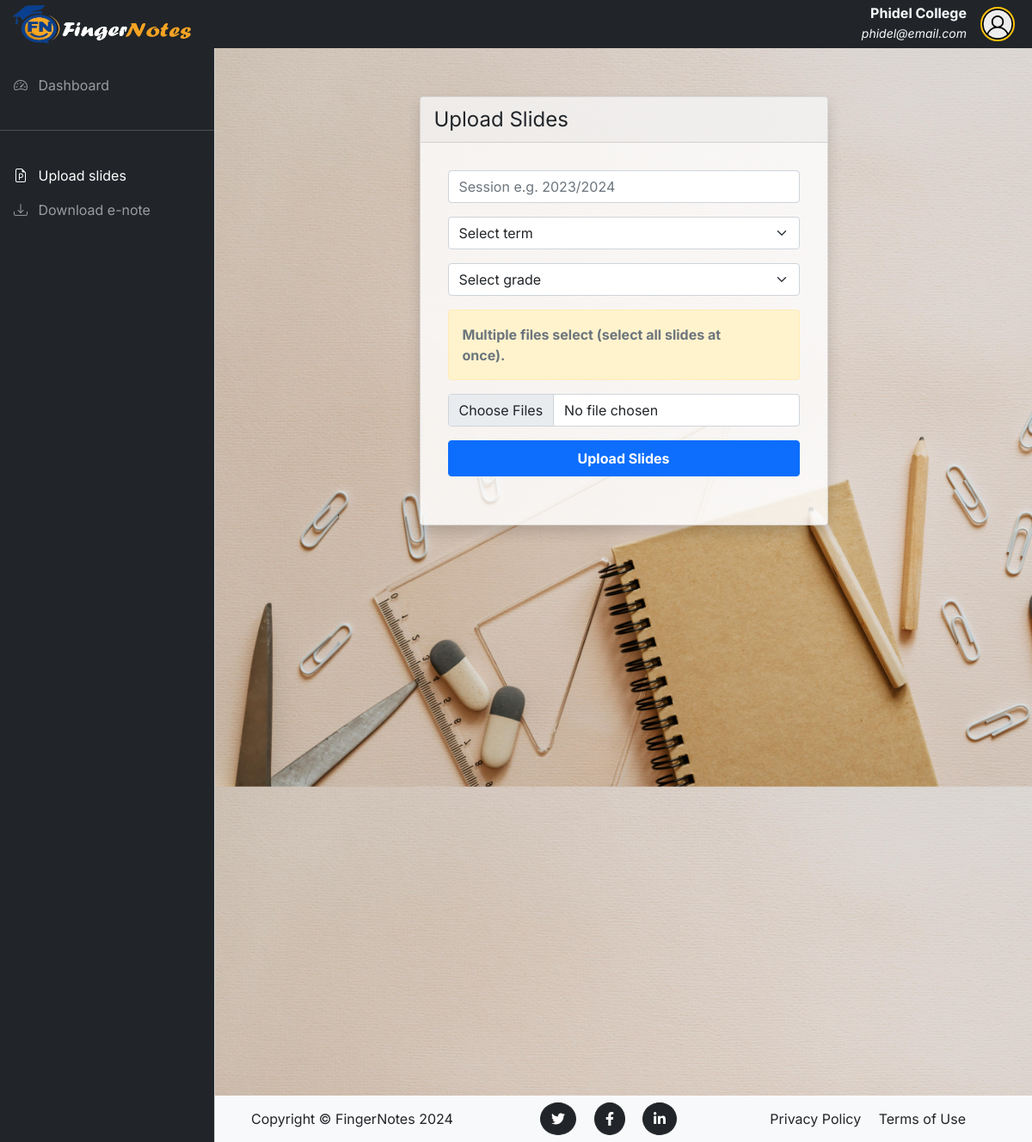
Screenshot of /upload (signed in) with the database file from the repository.
### fingerNotes/models.py (models this page shows, shortened)
class User(db.Model, UserMixin):
    __tablename__ = 'users'
    id = db.Column(db.Integer, primary_key=True)
    school_name = db.Column(db.String(120), nullable=False)
    email = db.Column(db.String(120), nullable=False, unique=True)
    country = db.Column(db.String(100), nullable=False)
    image_file = db.Column(db.String(20), nullable=False, default='default.png')
    password = db.Column(db.String(60), nullable=False)
    telephone_no = db.Column(db.String(14))
    school_address = db.Column(db.String(255))
    school_website = db.Column(db.String(255))
    upload_infos = db.relationship('UploadInfo', backref='user', lazy=True, cascade='all, delete-orphan')
    enotes = db.relationship('UploadEnote', backref='user', lazy=True, cascade='all, delete-orphan')

### fingerNotes/routes.py (the view)
@app.route("/upload", methods=["GET", "POST"])
@login_required
def upload():
    form = UserUploadForm(term=0, grade=0)
    if form.validate_on_submit():
        session = form.session.data
        term = form.term.data
        grade = form.grade.data
        files = form.slides.data
        try:
            if files:
                for file in files:
                    if not allowed_file(file):
                        flash("Extension not supported. Upload only .ppsx or .ppsm files", "warning")
                        return redirect(url_for("upload"))
                upload = UploadInfo(
                    session=session,
                    term=term,
                    grade=grade,
                    user_id=current_user.id
                )
                db.session.add(upload)
                db.session.flush()  # Flush to get the `upload.id` without committing
                file_objects = []
                for file in files:
                    ppsx_fn = save_ppsx(file, current_user.school_name)
                    new_file = File(ppsx_file=ppsx_fn, upload_id=upload.id)
                    file_objects.append(new_file)
                db.session.add_all(file_objects)
                db.session.commit()
                flash("Slides uploaded successfully!", "success")
                return redirect(url_for("upload"))
            else:
                flash("No slide(s) selected!", "warning")
        except Exception as e:
            db.session.rollback()
            flash(f"An error occurred: {str(e)}", "danger")
    else:
        print('Form validation failed')
        for field, errors in form.errors.items():
            for error in errors:
                flash(f"Error in the {getattr(form, field).label.text} field - {error}", "danger")
    return render_template("upload.html", form=form)

### fingerNotes/forms.py
class UserUploadForm(FlaskForm):
    session = StringField('Session', validators=[DataRequired()], render_kw={"placeholder": "Session e.g. 2023/2024"})
    term = SelectField('Term', validators=[DataRequired()],
                        choices=[("", "Select term"), ("First term", "First term"), ("Second term", "Second term"), ("Third term", "Third term")])
    grade = SelectField('Grade', validators=[DataRequired()],
                        choices=[("", "Select grade"), ("Grade 7", "Grade 7"), ("Grade 8", "Grade 8"), ("Grade 9", "Grade 9"), ("Grade 10", "Grade 10"), ("Grade 11", "Grade 11"), ("Grade 12", "Grade 12")])
    slides = MultipleFileField('Slides', validators=[DataRequired()], render_kw={"multiple": True})
    submit = SubmitField('Upload Slides')

### fingerNotes/models.py (called while the page is built)
@login_manager.user_loader
def load_user(user_id):
    return User.query.get(int(user_id))

### fingerNotes/templates/upload.html (shortened to what this page needs)
{% extends 'base.html' %}
{% set active_page = "upload" %}
{% block content %}
    <fieldset class="card pb-4 mb-5 mt-5 col-11 col-sm-9 col-md-8 col-xl-6 mx-auto shadow" style="background-color: #ffffffd0;">
        <legend class="card-header">Upload Slides</legend>
        <div class="card-body">
            <form class="card-body" method="post" action="" enctype="multipart/form-data">
                <div class="mb-3">
                    {{ form.session(class="form-control custom-input") }}
                </div>
                <div class="mb-3">
                    {{ form.term(class="form-select custom-input") }}
                </div>
                <div class="mb-3">
                    {{ form.grade(class="form-select custom-input") }}
                </div>
                <div class="alert alert-warning alert-dismissible text-secondary fw-bold">
                    Multiple files select (select all slides at once).
                </div>
                {{ form.slides(class="form-control mb-3 custom-input", accept=".ppsx,.ppsm") }}
                {{ form.submit(class="btn btn-primary col-12 fw-bold p-2 shadow-none") }}
            </form>
        </div>
    </fieldset>
{% endblock %}

### fingerNotes/templates/base.html (shortened to what this page needs)
<!DOCTYPE html>
<html lang="en">
    <head>
        <link rel="stylesheet" type="text/css" href="{{ url_for('static', filename='css/dBaord_css/bootstrap.min.css') }}" />
        <link
            rel="stylesheet"
            href="https://cdn.jsdelivr.net/npm/bootstrap-icons@1.4.1/font/bootstrap-icons.css"
        />
        <link rel="stylesheet" type="text/css" href="{{ url_for('static', filename='css/dBaord_css/dataTables.bootstrap5.min.css') }}" />
        <link rel="stylesheet" type="text/css" href="{{ url_for('static', filename='css/dBaord_css/style.css') }}" />
    </head>
    <body>
        <nav class="navbar navbar-expand-lg navbar-light bg-dark fixed-top py-0">
            <div class="container-fluid">
                <a
                class="navbar-brand me-auto ms-lg-0 ms-3 mx-sm-auto"
                href="{{ url_for('homepage')}}"
                ><img style="width: 210px;height: 45px;" src="{{ url_for('static', filename='img/navbar-logo.png') }}" alt=""></a>
                <div class="collapse navbar-collapse" id="topNavBar">
                    <div class="d-block ms-auto my-lg-0">
                        <h6 class="text-end text-light fw-bolder mb-0">{{ current_user.school_name }}</h6>
                        <em class="text-light"><small>{{ current_user.email }}</small></em>
                    </div>
                    <ul class="navbar-nav">
                        <li class="nav-item dropdown">
                            <a
                                class="nav-link ms-2"
                                href="#"
                                role="button"
                                data-bs-toggle="dropdown"
                                aria-expanded="false"
                            >
                                <img class="rounded-circle border border-2 border-warning" src="{{ url_for('static', filename='img/profile_pics/' + current_user.image_file) }}" width="40px" alt="">
                            </a>
                        </li>
                    </ul>
                </div>
            </div>
        </nav>
        <div
        class="offcanvas offcanvas-start sidebar-nav bg-dark"
        tabindex="-1"
        id="sidebar"
        >
            <div class="offcanvas-body p-0">
                <nav class="navbar-dark">
                    <ul class="navbar-nav">
                        <br>
                        <li>
                            <a href="{{ url_for('dashboard') }}" class="nav-link px-3 {{'active' if active_page == 'dashboard'}}">
                                <span class="me-2"><i class="bi bi-speedometer2"></i></span>
                                <span>Dashboard</span>
                            </a>
                        </li>
                        <li class="my-4"><hr class="dropdown-divider bg-light" /></li>
                        <li>
                            <a href="{{ url_for('upload') }}" class="nav-link px-3 {{'active' if active_page == 'upload'}}">
                                <span class="me-2"><i class="bi bi-file-earmark-ppt"></i></span>
                                <span>Upload slides</span>
                            </a>
                        </li>
                        <li>
                            <a href="{{ url_for('enote_download') }}" class="nav-link px-3 {{'active' if active_page == 'download'}}">
                                <span class="me-2"><i class="bi bi-download"></i></span>
                                <span>Download e-note</span>
                            </a>
                        </li>
                    </ul>
                </nav>
            </div>
        </div>
        <main class="mt-5 pt-3" style="background-image: url(../static/img/backgroundimg.jpg);background-size: 1300px;">
            {% block content %}
            {% endblock %}
            <footer class="footer mt-10 py-2 text-center bg-light me-auto foot">
                <div class="container">
                    <div class="row align-items-center ">
                        <div class="col-lg-3 text-lg-start">Copyright &copy; FingerNotes 2024</div>
                        <div class="col-lg-3 my-3 my-lg-0">
                            <a class="btn btn-dark btn-social rounded-circle mx-2" href="#!" aria-label="Twitter"><i class="fab fa-twitter"></i></a>
                            <a class="btn btn-dark btn-social rounded-circle mx-2" href="#!" aria-label="Facebook"><i class="fab fa-facebook-f"></i></a>
                            <a class="btn btn-dark btn-social rounded-circle mx-2" href="#!" aria-label="LinkedIn"><i class="fab fa-linkedin-in"></i></a>
                        </div>
                        <div class="col-lg-3 text-lg-end">
                            <a class="link-dark text-decoration-none me-3" href="#!">Privacy Policy</a>
                            <a class="link-dark text-decoration-none" href="#!">Terms of Use</a>
                        </div>
                    </div>
                </div>
            </footer>
        </main>
    </body>
</html>

### fingerNotes/static/css/dBaord_css/style.css (style rules this page uses)
body, button { font-family: "Inter", sans-serif; }
:root { --offcanvas-width: 250px; --topNavbarHeight: 55px; }
.sidebar-nav { width: var(--offcanvas-width); }
@media (min-width: 992px) { body { overflow: auto !important; } }
@media (min-width: 992px) { main { margin-left: var(--offcanvas-width); min-height: 160vh; } }
@media (min-width: 992px) { .sidebar-nav { -webkit-transform: none; transform: none; visibility: visible !important; height: calc(100% - var(--topNavbarHeight)); top: var(--topNavbarHeight); } }
.foot { position: fixed; left: 50; bottom: 0; width: 100%; z-index: 10; }

### rows the page displays
User: school_name "Phidel College", email "phidel@email.com", image_file (placeholder picture)
